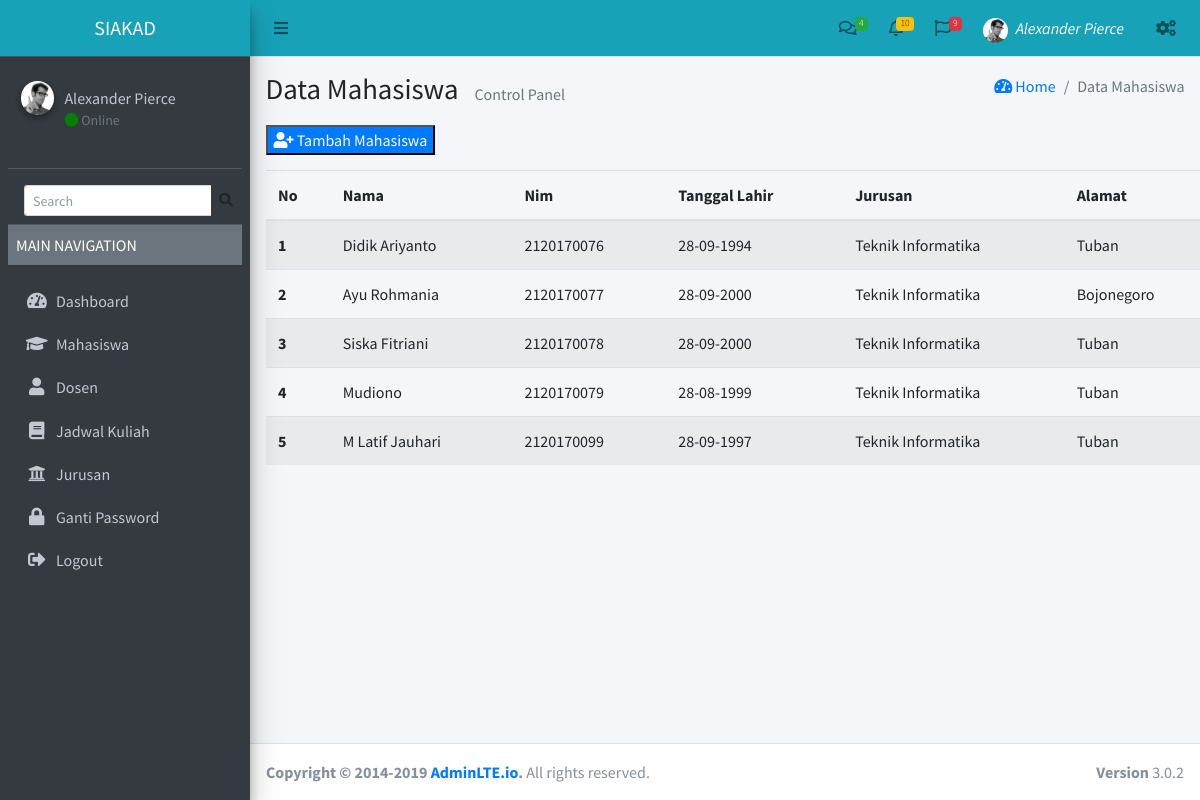
The page / on the database its author committed.
### tables this page shows
CREATE TABLE `mahasiswa` (
  `id` int(11) NOT NULL,
  `nama` varchar(250) NOT NULL,
  `nim` varchar(10) NOT NULL,
  `tanggal_lahir` varchar(30) NOT NULL,
  `jurusan` varchar(100) NOT NULL,
  `alamat` varchar(100) NOT NULL
);

### application/controllers/Mahasiswa.php (called while the page is built, shortened)
<?php
class Mahasiswa extends CI_Controller{
    public function __construct()
    {
        $this->load->model('Model_mhs');
    }
    public function index()
    {
        $data['judul']='Data Mahasiswa';
        $data['mahasiswa'] = $this->Model_mhs->getAll();
        $this->load->view('template/head',$data);
        $this->load->view('template/sidebar');
        $this->load->view('template/navbar');
        $this->load->view('mahasiswa/mahasiswa_list',$data);
        $this->load->view('template/footer');
    }
}

### index.php (called while the page is built, shortened)
<?php
require_once BASEPATH.'core/CodeIgniter.php';

### application/models/Model_mhs.php (called while the page is built)
<?php
class Model_mhs extends CI_Model{
    public function getAll()
    {
        return $this->db->get('mahasiswa')->result_array();
    }
}

### application/views/mahasiswa/mahasiswa_list.php (the view)
  <div class="content-wrapper">
    <div class="content-header">
      <div class="container-fluid">
        <div class="row">
          <div class="col-sm-6">
          <ol class="breadcrumb">
              <li class="breadcrumb mr-3">
                <h1><?= $judul?></h1>
              </li>
              <li class="breadcrumb-item active mt-2 mb-0">
                <p>Control Panel</p>
              </li>
            </ol>
            <button type="button" class="bg-primary"> <i class="fa fa-user-plus"></i> Tambah Mahasiswa</button>
          </div>
          <div class="col-sm-6">
            <ol class="breadcrumb float-sm-right">
              <li class="breadcrumb-item"><a href="#"> <i class="nav-icon fas  fa-tachometer-alt"></i> Home</a></li>
              <li class="breadcrumb-item active">Data Mahasiswa</li>
            </ol>
          </div>
        </div>
      </div>
    </div>
<table class="table table-striped ml-3">
  <thead>
    <tr>
      <th scope="col">No</th>
      <th scope="col">Nama</th>
      <th scope="col">Nim</th>
      <th scope="col">Tanggal Lahir</th>
      <th scope="col">Jurusan</th>
      <th scope="col">Alamat</th>
    </tr>
  </thead>
  <tbody>
    <?php
    $no=1;
    foreach ($mahasiswa as $mhs):?>
    <tr>
      <th scope="row"><?= $no++ ?></th>
      <td><?= $mhs['nama']?></td>
      <td><?= $mhs['nim']?></td>
      <td><?= $mhs['tanggal_lahir']?></td>
      <td><?= $mhs['jurusan']?></td>
      <td><?= $mhs['alamat']?></td>
    </tr>
    <?php endforeach; ?>
  </tbody>
</table>

### application/views/template/head.php (shortened to what this page needs)
<!DOCTYPE html>
<html>
<head>
  <link href="https://netdna.bootstrapcdn.com/font-awesome/4.0.3/css/font-awesome.css" rel="stylesheet"/>
  <link rel="stylesheet" href="<?= base_url()?>assets/plugins/fontawesome-free/css/all.min.css">
  <link rel="stylesheet" href="https://code.ionicframework.com/ionicons/2.0.1/css/ionicons.min.css">
  <link rel="stylesheet" href="<?= base_url()?>assets/plugins/tempusdominus-bootstrap-4/css/tempusdominus-bootstrap-4.min.css">
  <link rel="stylesheet" href="<?= base_url()?>assets/plugins/icheck-bootstrap/icheck-bootstrap.min.css">
  <link rel="stylesheet" href="<?= base_url()?>assets/plugins/jqvmap/jqvmap.min.css">
  <link rel="stylesheet" href="<?= base_url()?>assets/dist/css/adminlte.min.css">
  <link rel="stylesheet" href="<?= base_url()?>assets/plugins/overlayScrollbars/css/OverlayScrollbars.min.css">
  <link rel="stylesheet" href="<?= base_url()?>assets/plugins/daterangepicker/daterangepicker.css">
  <link rel="stylesheet" href="<?= base_url()?>assets/plugins/summernote/summernote-bs4.css">
</head>
<body class="hold-transition sidebar-mini layout-fixed">

### application/views/template/sidebar.php
<aside class="main-sidebar sidebar-dark-secondary elevation-4">
   <div class="text-center bg-info">
   <a href="<?= base_url()?>" class="brand-link">
     <span class="brand-text ">SIAKAD</span>
   </a>
   </div>
   <div class="sidebar">
     <nav class="mt-2">
       <ul class="nav nav-pills nav-sidebar flex-column" data-widget="treeview" role="menu" data-accordion="false">
       <div class="user-panel mt-3 pb-3 mb-3 d-flex">
       <div class="image">
         <img src="<?= base_url()?>assets/dist/img/user2-160x160.jpg" class="img-circle elevation-2" alt="User Image">
       </div>
       <div class="info">
         <a href="#" class="d-block">Alexander Pierce</a>
         <p style="color:green" class="text-sm text-muted"><i style="color:green" class="fas fa-circle"></i> Online</p>
       </div>
     </div>
     <form class="form-inline ml-3">
       <div class="input-group input-group-sm">
         <input class="form-control form-control-navbar" type="search" placeholder="Search" aria-label="Search....">
         <div class="input-group-append">
           <button class="btn btn-navbar" type="submit">
             <i class="fas fa-search"></i>
           </button>
         </div>
       </div>
     </form>
     <div class="user-panel mt-2 d-flex"></div>
     <p class="bg-secondary d-block p-2">MAIN NAVIGATION</p>
         <li class="nav-item">
           <a href="#" class="nav-link">
             <i class="nav-icon fas fa-tachometer-alt"></i>
             <p>
               Dashboard
             </p>
           </a>
         </li>
         <li class="nav-item">
           <a href="pages/widgets.html" class="nav-link">
             <i class="nav-icon fas fa-graduation-cap"></i>
             <p>
               Mahasiswa
             </p>
           </a>
         </li>
         <li class="nav-item has-treeview">
           <a href="#" class="nav-link">
             <i class="nav-icon fas fa-user"></i>
             <p>
               Dosen
             </p>
           </a>
         </li>
         <li class="nav-item has-treeview">
           <a href="#" class="nav-link">
             <i class="nav-icon fas fa-book"></i>
             <p>
               Jadwal Kuliah
             </p>
           </a>
         </li>
         <li class="nav-item has-treeview">
           <a href="#" class="nav-link">
             <i class="nav-icon fas fa-university"></i>
             <p>
               Jurusan
             </p>
           </a>
         </li>
         <li class="nav-item has-treeview">
           <a href="#" class="nav-link">
             <i class="nav-icon fas fa-lock"></i>
             <p>
               Ganti Password
             </p>
           </a>
         </li>
         <li class="nav-item has-treeview">
           <a href="#" class="nav-link">
             <i class="nav-icon fa fa-sign-out-alt"></i>
             <p>
               Logout
             </p>
           </a>
         </li>
       </ul>
     </nav>
   </div>
 </aside>

### application/views/template/navbar.php (shortened to what this page needs)
<div class="wrapper">
  <nav class="main-header navbar navbar-expand navbar-info navbar-light">
    <ul class="navbar-nav">
      <li class="nav-item">
        <a class="nav-link" data-widget="pushmenu" href="#"><i class="fas fa-bars"></i></a>
      </li>
    </ul>
    <ul class="navbar-nav ml-auto">
      <li class="nav-item dropdown">
        <a class="nav-link" data-toggle="dropdown" href="#">
          <i class="far fa-comments"></i>
          <span class="badge badge-success navbar-badge">4</span>
        </a>
      </li>
      <li class="nav-item dropdown">
        <a class="nav-link" data-toggle="dropdown" href="#">
          <span class="badge badge-warning navbar-badge">10</span>
        </a>
      </li>
      <li class="nav-item dropdown">
        <a class="nav-link" data-toggle="dropdown" href="#">
          <i class="far fa-flag"></i>
          <span class="badge badge-danger navbar-badge">9</span>
        </a>
      </li>
      <li class="nav-item">
        <a class="nav-link" data-widget="control-sidebar" data-slide="true" href="#">
            <img src="<?= base_url()?>assets/dist/img/user2-160x160.jpg" style="height:25px;" class="img-circle" alt="User Image">
            <i class="text-white float-right ml-2">
              Alexander Pierce
            </i>
          </a>
      </li>
      <li class="nav-item">
        <a class="nav-link" data-widget="control-sidebar" data-slide="true" href="#">
          <i class="fas fa-cogs"></i>
        </a>
      </li>
    </ul>
  </nav>

### application/views/template/footer.php (shortened to what this page needs)
<footer class="main-footer fixed-bottom">
    <strong>Copyright &copy; 2014-2019 <a href="http://jowokoding.blogspot.com">AdminLTE.io</a>.</strong>
    All rights reserved.
    <div class="float-right d-none d-sm-inline-block">
      <b>Version</b> 3.0.2
    </div>
  </footer>
</div>
</body>
</html>

### rows shown on the page
mahasiswa: nama "Didik Ariyanto", nim "2120170076", tanggal_lahir "28-09-1994", jurusan "Teknik Informatika", alamat "Tuban"
mahasiswa: nama "Ayu Rohmania", nim "2120170077", tanggal_lahir "28-09-2000", jurusan "Teknik Informatika", alamat "Bojonegoro"
mahasiswa: nama "Siska Fitriani", nim "2120170078", tanggal_lahir "28-09-2000", jurusan "Teknik Informatika", alamat "Tuban"
mahasiswa: nama "Mudiono", nim "2120170079", tanggal_lahir "28-08-1999", jurusan "Teknik Informatika", alamat "Tuban"
mahasiswa: nama "M Latif Jauhari", nim "2120170099", tanggal_lahir "28-09-1997", jurusan "Teknik Informatika", alamat "Tuban"

### other values the page prints
$judul "Data Mahasiswa"
